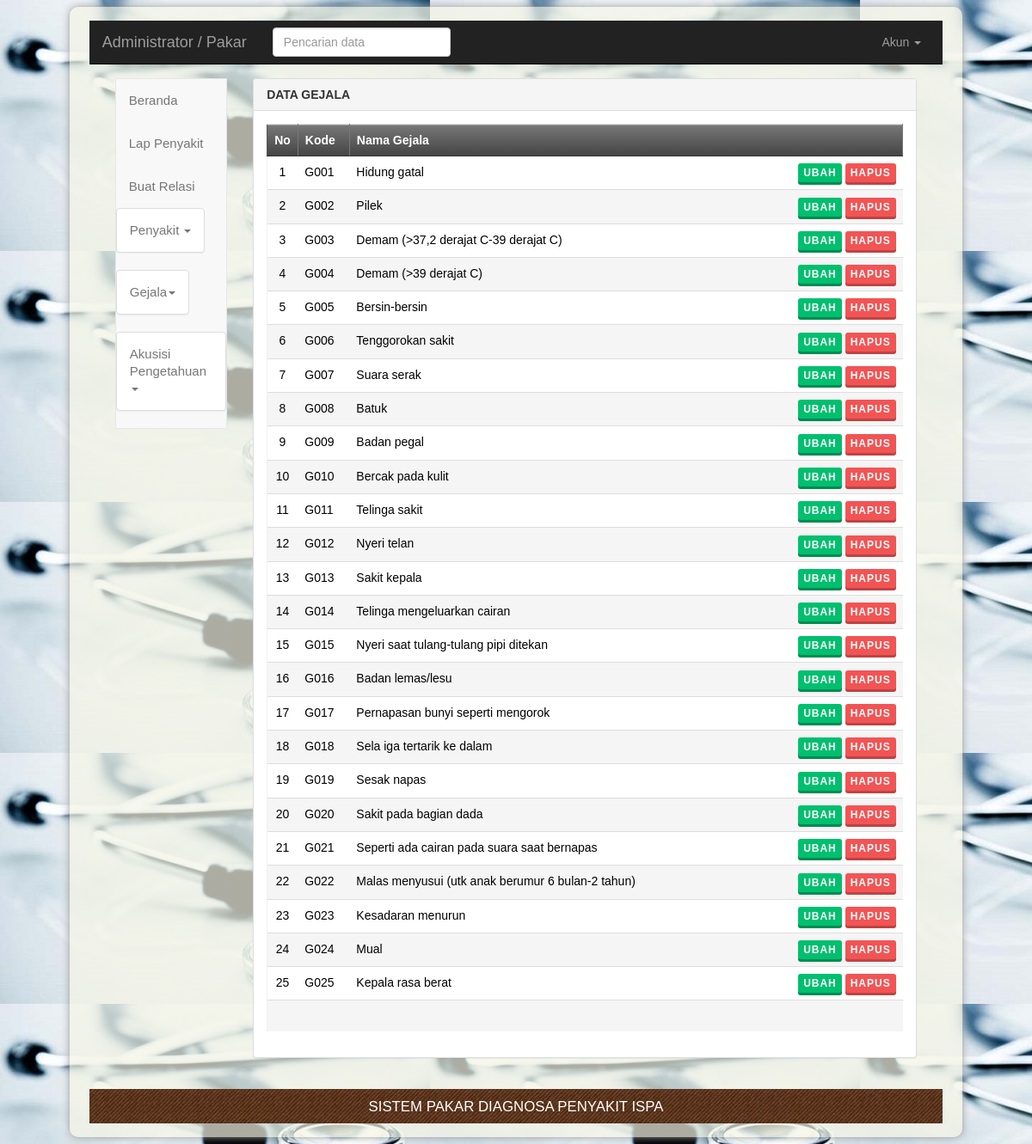
The page /pakar/GejalaTampil.php (signed in) on the database its author committed.
### tables this page shows
CREATE TABLE IF NOT EXISTS `gejala` (
  `kd_gejala` varchar(4) NOT NULL,
  `nm_gejala` varchar(100) DEFAULT NULL
);

### pakar/GejalaTampil.php (the view, shortened to what this page needs)
<?php
include "../lib/inc.koneksidb.php";
?>
<!DOCTYPE html>
<html>
<head>
    <link rel="stylesheet" type="text/css" href="../css/style.css" />
    <link rel="stylesheet" type="text/css" href="../css/buttons.css" />
</head>
<body>
  <div class="container-fluid">
    <div class="isi"><br>
<nav class="navbar navbar-inverse navbar-static-top">
    <div class="container-fluid">
    <div class="navbar-header">
      <a class="navbar-brand" href="#">
        Administrator / Pakar
      </a>
    </div>
    <div class="collapse navbar-collapse" id="bs-example-navbar-collapse-1">
      <div class="navbar-form navbar-left">
        <div class="form-group">
          <input id="search" type="search" class="form-control" placeholder="Pencarian data">
        </div>
    </div>
      <ul class="nav navbar-nav navbar-right">
        <li class="dropdown">
          <a href="#" class="dropdown-toggle" data-toggle="dropdown" role="button" aria-expanded="false">
            Akun
            <span class="caret"></span></a>
          </li>
        </ul>
      </div>
    </div>
  </nav> </br>
  <div class="container-fluid main-container">
      <div class="col-md-2 sidebar">
        <div class="row">
   <div class="collapse navbar-collapse" id="bs-example-navbar-collapse-2">
  <div class="side-menu">
    <nav class="navbar navbar-default" role="navigation">
      <div class="side-menu-container">
        <ul class="nav navbar-nav">
          <li><a href="index.php">Beranda</a></li>
          <li><a href="LapPenyakitSemua.php">Lap Penyakit</a></li>
          <li><a href="RelasiAddPilih.php">Buat Relasi</a></li>
          <li class="panel panel-default" id="dropdown">
            <a data-toggle="collapse" href="#dropdown-penyakit">
             Penyakit <span class="caret"></span>
            </a>
          </li>
          <li class="panel panel-default" id="dropdown">
            <a data-toggle="collapse" href="#dropdown-gejala">
             Gejala<span class="caret"></span>
            </a>
          </li>
          <li class="panel panel-default" id="dropdown">
            <a data-toggle="collapse" href="#dropdown-akusisi pengetahuan">
             Akusisi Pengetahuan<span class="caret"></span>
            </a>
          </li>
        </ul>
      </div>
    </nav>
  </div>
</div>
  </div>
</div>
      <div class="col-md-10 content">
          <div class="panel panel-default">
  <div class="panel-heading">
<b>DATA GEJALA</b>
  </div>
  <div class="panel-body">
    <table class="table table-striped" id="table">
   <tr>
    <th width="23" align="center">No</th>
    <th width="60">Kode</th>
    <th width="400" colspan="2">Nama Gejala</th>
  </tr>
  <?php
  $sql = "SELECT * FROM gejala ORDER BY kd_gejala";
  $qry = mysql_query($sql, $koneksi)  or die ("SQL Error".mysql_error());
  $no = 0;
  while ($data=mysql_fetch_array($qry)) {
  $no++;
  ?>
  <tr>
    <td align="center"><?php echo $no; ?></td>
    <td><?php echo $data['kd_gejala']; ?></td>
    <td><?php echo $data['nm_gejala']; ?></td>
    <td align="right">
    <a class="btn btn-xs btn-success raised" href="GejalaEditFm.php?kdubah=<?php echo $data['kd_gejala']; ?>" target="_self">Ubah</a>
    <a class="btn btn-xs btn-danger raised" href="GejalaHapus.php?kdhapus=<?php echo $data['kd_gejala']; ?>" target="_self">Hapus</a></td>
  </tr>
  <?php
  }
  ?>
  <tr>
    <td>&nbsp;</td>
    <td>&nbsp;</td>
    <td>&nbsp;</td>
    <td>&nbsp;</td>
  </tr>
</table>
</div>
</div>
      </div>
    </div>
<div class="bawah"><div class="copy">
            <p> Sistem Pakar Diagnosa Penyakit ISPA</p>
        </div>
    </div>
</div>
</div>
</body>
</html>

### css/buttons.css (style rules this page uses)
.btn { padding: 14px 24px; border: 0 none; font-weight: 700; letter-spacing: 1px; text-transform: uppercase; }
.btn-success { background: #00bf6f; color: #ffffff; }
.btn-danger { background: #f25454; color: #ffffff; }
.btn-success.raised { box-shadow: 0 3px 0 0 #008c52; }
.btn-danger.raised { box-shadow: 0 3px 0 0 #bf4343; }
.btn-xs, .btn-group-xs > .btn { padding: 2px 6px; }

### rows shown on the page
gejala: kd_gejala "G001", nm_gejala "Hidung gatal"
gejala: kd_gejala "G002", nm_gejala "Pilek"
gejala: kd_gejala "G003", nm_gejala "Demam (>37,2 derajat C-39 derajat C)"
gejala: kd_gejala "G004", nm_gejala "Demam (>39 derajat C)"
gejala: kd_gejala "G005", nm_gejala "Bersin-bersin"
gejala: kd_gejala "G006", nm_gejala "Tenggorokan sakit"
gejala: kd_gejala "G007", nm_gejala "Suara serak"
gejala: kd_gejala "G008", nm_gejala "Batuk"
gejala: kd_gejala "G009", nm_gejala "Badan pegal"
gejala: kd_gejala "G010", nm_gejala "Bercak pada kulit"
gejala: kd_gejala "G011", nm_gejala "Telinga sakit"
gejala: kd_gejala "G012", nm_gejala "Nyeri telan"
gejala: kd_gejala "G013", nm_gejala "Sakit kepala"
gejala: kd_gejala "G014", nm_gejala "Telinga mengeluarkan cairan"
gejala: kd_gejala "G015", nm_gejala "Nyeri saat tulang-tulang pipi ditekan"
gejala: kd_gejala "G016", nm_gejala "Badan lemas/lesu"
gejala: kd_gejala "G017", nm_gejala "Pernapasan bunyi seperti mengorok"
gejala: kd_gejala "G018", nm_gejala "Sela iga tertarik ke dalam"
gejala: kd_gejala "G019", nm_gejala "Sesak napas"
gejala: kd_gejala "G020", nm_gejala "Sakit pada bagian dada"
gejala: kd_gejala "G021", nm_gejala "Seperti ada cairan pada suara saat bernapas"
gejala: kd_gejala "G022", nm_gejala "Malas menyusui (utk anak berumur 6 bulan-2 tahun)"
gejala: kd_gejala "G023", nm_gejala "Kesadaran menurun"
gejala: kd_gejala "G024", nm_gejala "Mual"
gejala: kd_gejala "G025", nm_gejala "Kepala rasa berat"
